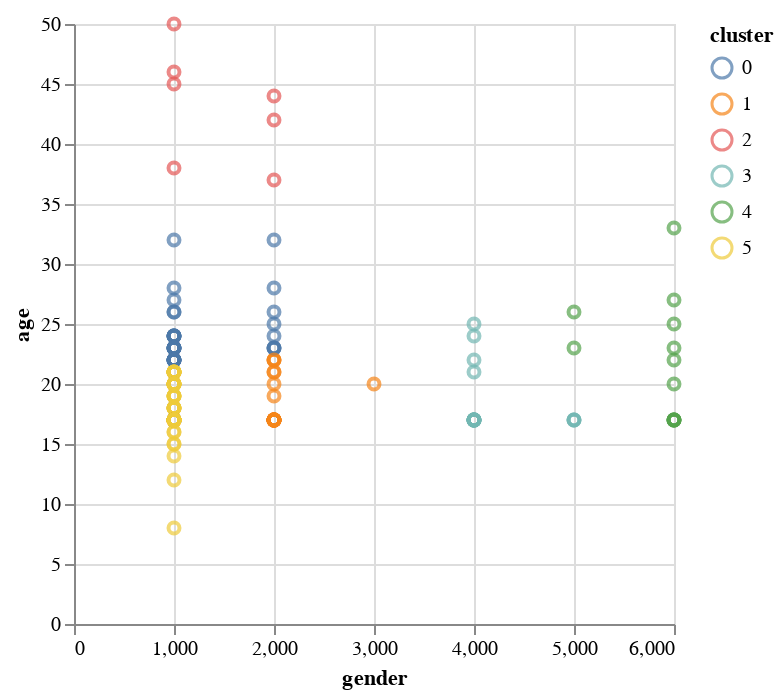

Notebook source saved alongside this figure:
### Code cell
set_config(transform_output='pandas')

preprocessor = make_column_transformer(
    (StandardScaler(), ('age', 'gender')),
    verbose_feature_names_out=False)

ks = range(1, 10)
wssds = [
    make_pipeline(
    	preprocessor,
    	KMeans(n_clusters=k)  # Create a new KMeans model with `k` clusters
    ).fit(p_numb_clean)[1].inertia_
    for k in ks
]

p_clust_ks = pd.DataFrame({
    "k": ks,
    "wssd": wssds,
})

ks_plot = alt.Chart(p_clust_ks).mark_line(point=True).encode(
    x=alt.X('k'),
    y=alt.Y('wssd')
)
ks_plot

kmeans = KMeans(6, random_state=1110)
p_clust = make_pipeline(preprocessor, kmeans)
p_clust.fit(p_numb_clean)
p_cluster = p_numb_clean.assign(cluster = p_clust[1].labels_)
p_clust_plot = alt.Chart(p_cluster).mark_point().encode(
    x=alt.X('gender'),
    y=alt.Y('age'),
    color=alt.Color('cluster:N')
)
p_clust_plot

### Figure 1 — Vega-Lite specification as saved in the notebook (floating-point values rounded to 4 significant figures; data arrays with more than 128 entries replaced by an {"elided": "..."} marker saying what was removed)
{"config": {"view": {"continuousWidth": 300, "continuousHeight": 300}}, "data": {"name": "data-66ea76bf90c76df84bbde20fa3c429bd"}, "mark": {"type": "point"}, "encoding": {"color": {"field": "cluster", "type": "nominal"}, "x": {"field": "gender", "type": "quantitative"}, "y": {"field": "age", "type": "quantitative"}}, "$schema": "https://vega.github.io/schema/vega-lite/v5.20.1.json", "datasets": {"data-66ea76bf90c76df84bbde20fa3c429bd": {"elided": "170 records"}}}
